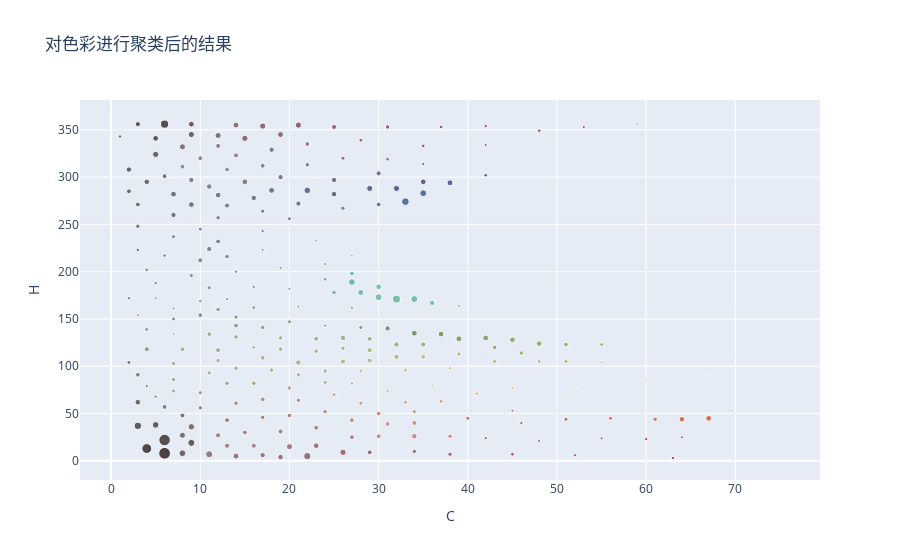

The cell this chart's notebook holds for it:
### Code cell
import plotly.graph_objects as go

fig = go.Figure(data=go.Scatter(
    x=df_learn_show['C'],
    y=df_learn_show['H'],
    mode='markers',
    marker=dict(
        size=np.sqrt(df_learn_show['count'])/8,
        color=df_learn_show.apply(lambda row: f'rgb({row["R"]},{row["G"]},{row["B"]})', axis=1),
        opacity=0.8
    ),
    text=df_learn_show.apply(lambda row: f'R: {row["R"]}, G: {row["G"]}, B: {row["B"]}', axis=1)
))

fig.update_layout(
    title='对色彩进行聚类后的结果',
    xaxis=dict(title='C'),
    yaxis=dict(title='H'),
    showlegend=False
)

fig.show()

### Figure 1 — Plotly figure (JSON) as saved in the notebook; plotly's stock layout.template omitted (floating-point values rounded to 4 significant figures; data arrays with more than 128 entries replaced by an {"elided": "..."} marker saying what was removed)
{"data": [{"marker": {"color": {"elided": "256 str values"}, "opacity": 0.8, "size": {"elided": "256 float values"}}, "mode": "markers", "text": {"elided": "256 str values"}, "type": "scatter", "x": {"elided": "256 int values"}, "y": {"elided": "256 int values"}}], "layout": {"showlegend": false, "title": {"text": "对色彩进行聚类后的结果"}, "xaxis": {"title": {"text": "C"}}, "yaxis": {"title": {"text": "H"}}}}
